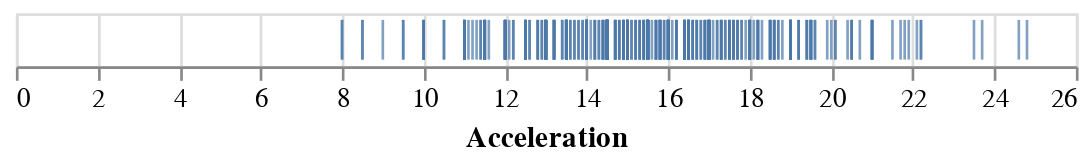

The cell this chart's notebook holds for it:
### Markdown cell above
There is another nice mark called `tick`:

### Code cell
alt.Chart(cars).mark_tick().encode(
    x='Acceleration',)

### Figure 1 — Vega-Lite specification as saved in the notebook (floating-point values rounded to 4 significant figures; data arrays with more than 128 entries replaced by an {"elided": "..."} marker saying what was removed)
{"config": {"view": {"continuousWidth": 400, "continuousHeight": 300}}, "data": {"name": "data-f02450ab61490a1363517a0190416235"}, "mark": "tick", "encoding": {"x": {"field": "Acceleration", "type": "quantitative"}}, "$schema": "https://vega.github.io/schema/vega-lite/v4.17.0.json", "datasets": {"data-f02450ab61490a1363517a0190416235": {"elided": "406 records"}}}
